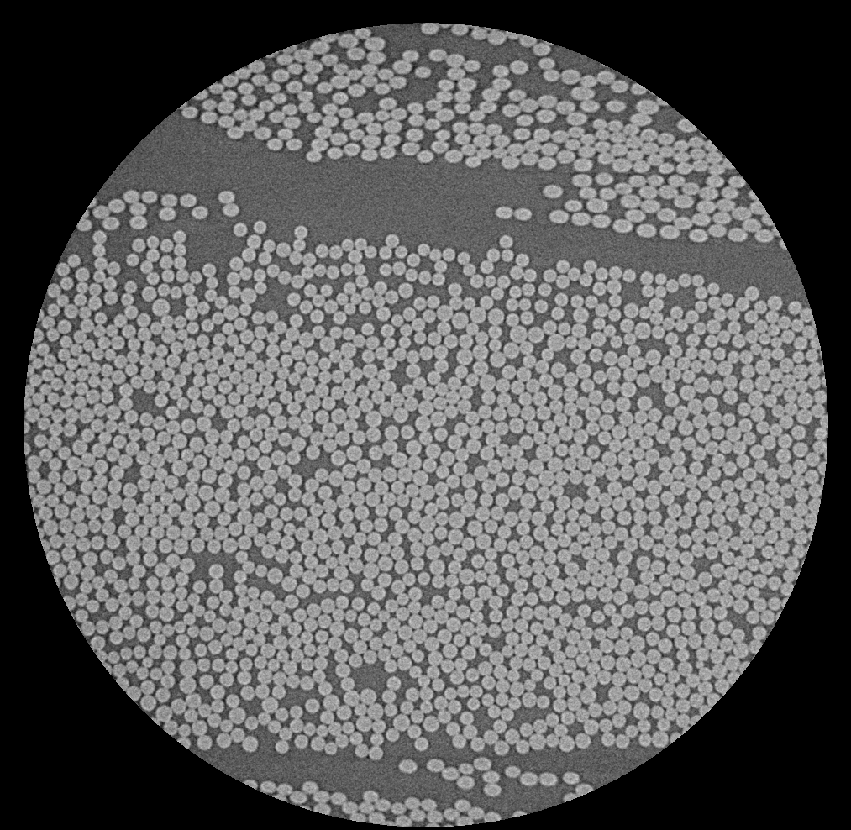
#> input picture 02506/Week04/week4/CT_lab_high_res.png, 851 x 830 px, shrunk from 1013 x 988 before the run, found by its file name
$ python feature_match_solutions.py   (older library calls are emulated)
#> lines starting #> are read from the running program, lines starting #| are printed output that depends on the picture; long printed decimals are rounded
### 02506/Week04/week04_pycode/transform.py
"""
Anders Bjorholm Dahl, abda@dtu.dk

Script to develop function to estimate transformation parameters.
"""
# transform

import numpy as np

# Function that computes the parameters
def get_transformation(p, q):
    """
    Compute the transformation parameters of hte equation:
        q = s*R@p + t

    Parameters
    ----------
    p : numpy array
        2 x n array of points.
    q : numpy array
        2 x n array of points. p and q corresponds.

    Returns
    -------
    R : numpy array
        2 x 2 rotation matrix.
    t : numpy array
        2 x 1 translation matrix.
    s : float
        scale parameter.

    """
    m_p = np.mean(p, axis=1, keepdims=True)
    m_q = np.mean(q, axis=1, keepdims=True)
    s = np.linalg.norm(q - m_q) / np.linalg.norm(p - m_p)

    C = (q - m_q) @ (p - m_p).T
    U, S, V = np.linalg.svd(C)

    R_ = U @ V
    R = R_ @ np.array([[1, 0], [0, np.linalg.det(R_)]])

    t = m_q - s * R @ m_p
    return R, t, s


# Robust transformation


def get_robust_transformation(p, q, thres=3):
    """
    Compute the transformation parameters of hte equation:
        q = s*R@p + t

    Parameters
    ----------
    p : numpy array
        2 x n array of points.
    q : numpy array
        2 x n array of points. p and q corresponds.

    Returns
    -------
    R : numpy array
        2 x 2 rotation matrix.
    t : numpy array
        2 x 1 translation matrix.
    s : float
        scale parameter.
    idx : numpy array
        index of the points in p and q that are inliers in the robust match

    """

    R, t, s = get_transformation(p, q)

    q_1 = s * R @ p + t
    d = np.linalg.norm(q - q_1, axis=0)
    idx = np.where(d < thres)[0]

    R, t, s = get_transformation(p[:, idx], q[:, idx])

    return R, t, s, idx

### 02506/Week04/week04_pycode/blob.py
#!/usr/bin/env python3
# -*- coding: utf-8 -*-
"""
Anders Bjorholm Dahl
abda@dtu.dk
2020
"""
# blob

import numpy as np
import skimage.feature
import cv2

# Gaussian derivatives


def getGaussDerivative(t):
    """
    Computes kernels of Gaussian and its derivatives.
    Parameters
    ----------
    t : float
        Vairance - t.

    Returns
    -------
    g : numpy array
        Gaussian.
    dg : numpy array
        First order derivative of Gaussian.
    ddg : numpy array
        Second order derivative of Gaussian
    dddg : numpy array
        Third order derivative of Gaussian.

    """

    kSize = 5
    s = np.sqrt(t)
    x = np.arange(int(-np.ceil(s * kSize)), int(np.ceil(s * kSize)) + 1)
    x = np.reshape(x, (-1, 1))
    g = np.exp(-(x**2) / (2 * t))
    g = g / np.sum(g)
    dg = -x / t * g
    ddg = -g / t - x / t * dg
    dddg = -2 * dg / t - x / t * ddg
    return g, dg, ddg, dddg


# Show circles
def getCircles(coord, scale):
    """
    Comptue circle coordinages

    Parameters
    ----------
    coord : numpy array
        2D array of coordinates.
    scale : numpy array
        scale of individual blob (t).

    Returns
    -------
    circ_x : numpy array
        x coordinates of circle. Each column is one circle.
    circ_y : numpy array
        y coordinates of circle. Each column is one circle.

    """
    theta = np.arange(0, 2 * np.pi, step=np.pi / 100)
    theta = np.append(theta, 0)
    circ = np.array((np.cos(theta), np.sin(theta)))
    n = coord.shape[0]
    m = circ.shape[1]
    circ_y = (
        np.sqrt(2 * scale) * circ[[0], :].T * np.ones((1, n))
        + np.ones((m, 1)) * coord[:, [0]].T
    )
    circ_x = (
        np.sqrt(2 * scale) * circ[[1], :].T * np.ones((1, n))
        + np.ones((m, 1)) * coord[:, [1]].T
    )
    return circ_x, circ_y


# Function for detecting fibers
def detectFibers(im, diameterLimit, stepSize, tCenter, thresMagnitude):
    """
    Detects fibers in images by finding maxima of Gaussian smoothed image

    Parameters
    ----------
    im : numpy array
        Image.
    diameterLimit : numpy array
        2 x 1 vector of limits of diameters of the fibers (in pixels).
    stepSize : float
        step size in pixels.
    tCenter : float
        Scale of the Gaussian for center detection.
    thresMagnitude : float
        Threshold on blob magnitude.

    Returns
    -------
    coord : TYPE
        DESCRIPTION.
    scale : TYPE
        DESCRIPTION.

    """

    radiusLimit = diameterLimit / 2
    radiusSteps = np.arange(radiusLimit[0], radiusLimit[1] + 0.1, stepSize)
    tStep = radiusSteps**2 / np.sqrt(2)

    r, c = im.shape
    n = tStep.shape[0]
    L_blob_vol = np.zeros((r, c, n))
    for i in range(0, n):
        g, dg, ddg, dddg = getGaussDerivative(tStep[i])
        L_blob_vol[:, :, i] = tStep[i] * (
            cv2.filter2D(cv2.filter2D(im, -1, g), -1, ddg.T)
            + cv2.filter2D(cv2.filter2D(im, -1, ddg), -1, g.T)
        )
    # Detect fibre centers
    g, dg, ddg, dddg = getGaussDerivative(tCenter)
    Lg = cv2.filter2D(cv2.filter2D(im, -1, g), -1, g.T)

    coord = skimage.feature.peak_local_max(Lg, threshold_abs=thresMagnitude)

    # Find coordinates and size (scale) of fibres
    magnitudeIm = np.min(L_blob_vol, axis=2)
    scaleIm = np.argmin(L_blob_vol, axis=2)
    scales = scaleIm[coord[:, 0], coord[:, 1]]
    magnitudes = -magnitudeIm[coord[:, 0], coord[:, 1]]
    idx = np.where(magnitudes > thresMagnitude)
    coord = coord[idx[0], :]
    scale = tStep[scales[idx[0]]]
    return coord, scale

### 02506/Week04/week04_pycode/feature_match_solutions.py
"""
Anders Bjorholm Dahl, abda@dtu.dk

Script to match images based on SIFT features.
"""
# feature_match_solutions

import numpy as np
import cv2
import matplotlib.pyplot as plt
import scipy.ndimage
import transform

#%% Read two images to test the matching properties (default from documentation)
path = "../../../course-material/Data/week4/"  # Replace with your own path

im1 = cv2.imread(path + "CT_lab_high_res.png", cv2.IMREAD_GRAYSCALE)  # queryImage
#> im1 is the input picture: shape (830, 851); min 0, max 220, mean 93.5
im2 = cv2.imread(path + "CT_lab_low_res.png", cv2.IMREAD_GRAYSCALE)  # trainImage
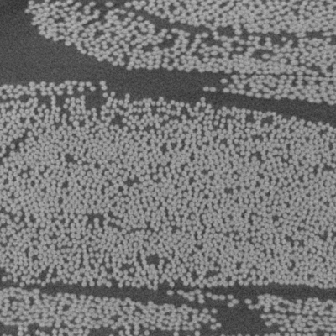
#> input picture 02506/Week04/week4/CT_lab_low_res.png, 336 x 336 px, shrunk from 400 x 400 before the run, found by its file name
#> im2 is the input picture: shape (336, 336); min 46, max 188, mean 119.6

# Initiate SIFT detector
sift = cv2.SIFT_create()

# find the keypoints and descriptors with SIFT
kp1, des1 = sift.detectAndCompute(im1, None)
#> kp1 = 15568 keypoints; strongest (x, y, size): (752, 194, 4.4), (556, 593, 2.7), (557, 332, 2.6), (782, 243, 4)
kp2, des2 = sift.detectAndCompute(im2, None)
#> kp2 = 5103 keypoints; strongest (x, y, size): (120, 189, 3.6), (225, 90, 3.2), (22, 120, 3.8), (16, 167, 2.4)

# BFMatcher with default params
bf = cv2.BFMatcher()
matches = bf.knnMatch(des1, des2, k=2)
#> matches = 15568 matches

# Apply ratio test
good = []
for m, n in matches:
    # Apply the Lowe criterion best should be closer than second best
    if m.distance / (n.distance + 10e-10) < 0.6:
        good.append([m])
#> after the loop, good = 265 matches

# cv.drawMatchesKnn expects list of lists as matches.
img3 = cv2.drawMatchesKnn(
    im1, kp1, im2, kp2, good, None, flags=cv2.DrawMatchesFlags_NOT_DRAW_SINGLE_POINTS
)
plt.imshow(img3), plt.show()


#%% Match SIFT - function to extract the coordinates of matching points

# Parameters that can be extracted from keypoints
# keypoint.pt[0],
# keypoint.pt[1],
# keypoint.size,
# keypoint.angle,
# keypoint.response,
# keypoint.octave,
# keypoint.class_id,


def match_SIFT(im1, im2, thres=0.6):

    # Initiate SIFT detector
#> called with thres = 0.1
    sift = cv2.SIFT_create()

    # find the keypoints and descriptors with SIFT
    kp1, des1 = sift.detectAndCompute(im1, None)
    kp2, des2 = sift.detectAndCompute(im2, None)
#> kp2 = 4886 keypoints; strongest (x, y, size): (128, 300, 2.3), (9, 332, 2.2), (373, 103, 1.8), (271, 343, 2.5)

    # BFMatcher with default params
    bf = cv2.BFMatcher()
    matches = bf.knnMatch(des1, des2, k=2)
#> matches = 15568 matches

    # Apply ratio test
    good_matches = []

    for m, n in matches:
        if m.distance / (n.distance + 10e-10) < thres:
            good_matches.append([m])
#> after the loop, good_matches = 24 matches

    # Find coordinates
    pts_im1 = [kp1[m[0].queryIdx].pt for m in good_matches]
#> pts_im1 = 24 items, first 6: (88.58, 262.4), (135.3, 310.2), (167.2, 213.2), (193.9, 556.2), (215.6, 208.4), (247.3, 693.9)
    pts_im1 = np.array(pts_im1, dtype=np.float32).T
    pts_im2 = [kp2[m[0].trainIdx].pt for m in good_matches]
#> pts_im2 = 24 items, first 6: (42.41, 349), (79.59, 334.4), (33.53, 294.1), (229, 359.6), (42.35, 266.2), (317.6, 362.4)
    pts_im2 = np.array(pts_im2, dtype=np.float32).T
    return pts_im1, pts_im2


#%% Create a test image - Rotate, scale and crop image

ang = 67
sc = 0.6
imr = scipy.ndimage.rotate(scipy.ndimage.zoom(im1, sc), ang, reshape=False)[
    50:-50, 50:-50
]
plt.imshow(imr)

#%% Plot the keypoints with very low threshold (0.1) to see what is going on

pts_im1, pts_im2 = match_SIFT(im1, imr, 0.1)


def plot_matching_keypoints(im1, im2, pts_im1, pts_im2):
    r1, c1 = im1.shape
#> r1 = 830; c1 = 851
    r2, c2 = im2.shape
#> r2 = 398; c2 = 411
    n_row = np.maximum(r1, r2)
#> n_row = 830
    n_col = c1 + c2
#> n_col = 1262
    im_comp = np.zeros((n_row, n_col))
    im_comp[:r1, :c1] = im1
    im_comp[:r2, c1 : (c1 + c2)] = im2
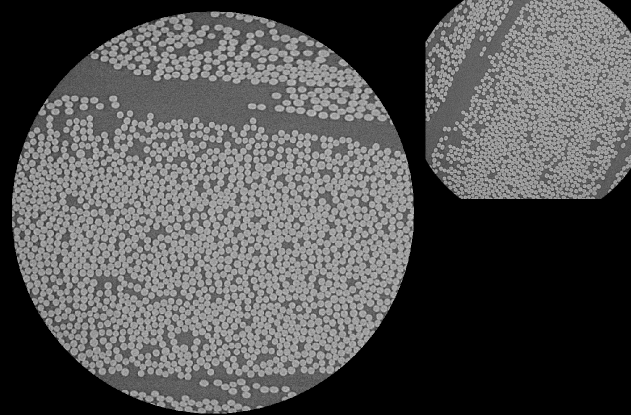
#> im_comp: shape (830, 1262) float64 (shown at 1/2 size); min 0, max 230, mean 82.4

    fig, ax = plt.subplots(1)
    ax.imshow(im_comp, cmap="gray")
    ax.plot(pts_im1[0], pts_im1[1], ".r")
    ax.plot(pts_im2[0] + c1, pts_im2[1], ".b")
    ax.plot(
        np.c_[pts_im1[0], pts_im2[0] + c1].T,
        np.c_[pts_im1[1], pts_im2[1]].T,
        "w",
        linewidth=0.5,
    )


plot_matching_keypoints(im1, imr, pts_im1, pts_im2)

#%% Plot the keypoints between image 1 and image 2

pts_im1, pts_im2 = match_SIFT(im1, im2, 0.6)
#> in match_SIFT (call 2), `kp2, des2 = sift.detectAndCompute(im2, None)`: kp2 = 5103 keypoints; strongest (x, y, size): (120, 189, 3.6), (225, 90, 3.2), (22, 120, 3.8), (16, 167, 2.4)
#> after the loop in match_SIFT (call 2), `for m, n in matches:`: good_matches = 265 matches
plot_matching_keypoints(im1, im2, pts_im1, pts_im2)
#> in plot_matching_keypoints (call 2), `im_comp[:r2, c1 : (c1 + c2)] = im2`:
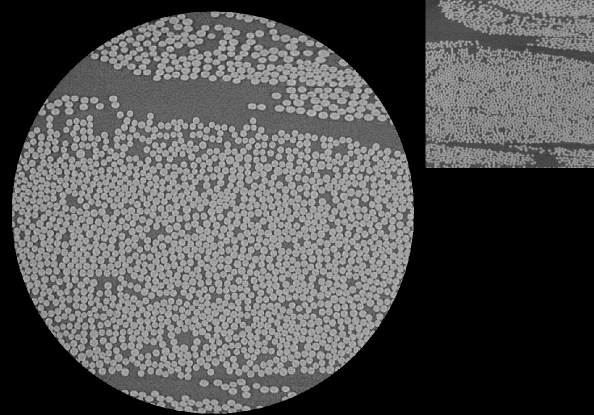
#> im_comp: shape (830, 1187) float64 (shown at 1/2 size); min 0, max 220, mean 80.7

#%% Compute the transformaions and plot them on top of each other

R, t, s = transform.get_transformation(pts_im2, pts_im1)
#> in get_transformation, `m_p = np.mean(p, axis=1, keepdims=True)`: m_p = [171.2, 162.7]
#> in get_transformation, `m_q = np.mean(q, axis=1, keepdims=True)`: m_q = [420.2, 414.2]
#> in get_transformation, `s = np.linalg.norm(q - m_q) / np.linalg.norm(p - m_p)`: s = 2.71
#> in get_transformation, `C = (q - m_q) @ (p - m_p).T`: C = [[2883390.8, 194449.6], [213449.4, 3243998.2]]
#> in get_transformation, `U, S, V = np.linalg.svd(C)`: U = [[0.409, 0.912], [0.912, -0.409]]; S = [3335931.2, 2791487.2]; V = [[0.412, 0.911], [0.911, -0.412]]
#> in get_transformation, `R_ = U @ V`: R_ = [[1, -0.0031], [0.0031, 1]]
#> in get_transformation, `t = m_q - s * R @ m_p`: t = [-42.9, -28.75]
#> R = [[1, -0.0031], [0.0031, 1]]; t = [-42.9, -28.75]; s = 2.71

print(
    f"Transformations: Rotation:\n{R}\n\nTranslation:\n{t}\n\nScale: {s}\n\nAngle: {np.arccos(R[0,0])/np.pi*180}"
)
#| Transformations: Rotation:
#| [[ 1 -0.003101]
#|  [ 0.003101  1]]
#| Translation:
#| [[-42.895]
#|  [-28.754]]
#| Scale: 2.713
#| Angle: 0.1769
pts_im1_1 = s * R @ pts_im2 + t

fig, ax = plt.subplots(1)
ax.imshow(im1)
ax.plot(pts_im1[0], pts_im1[1], ".r")
ax.plot(pts_im1_1[0], pts_im1_1[1], ".b")

#%% Robust transformation - kept points are shown in cyan and magenta

R, t, s, idx = transform.get_robust_transformation(pts_im2, pts_im1)
#> in get_robust_transformation, `R, t, s = get_transformation(p, q)`: R = [[1, -0.0031], [0.0031, 1]]; t = [-42.9, -28.75]; s = 2.71
#> in get_robust_transformation, `d = np.linalg.norm(q - q_1, axis=0)`: d = 265 values, max 11.72 at index 207, min 0.0967 at index 97, mean 1.96
#> in get_robust_transformation, `idx = np.where(d < thres)[0]`: idx = 229 values from 0 to 264
#> in get_robust_transformation, `R, t, s = get_transformation(p[:, idx], q[:, idx])`: R = [[1, -0.000363], [0.000363, 1]]; t = [-44.63, -27.71]
#> R = [[1, -0.000363], [0.000363, 1]]; t = [-44.63, -27.71]; idx = 229 values from 0 to 264

pts_im1_2 = s * R @ pts_im2 + t

fig, ax = plt.subplots(1)
ax.imshow(im1, cmap="gray")
ax.plot(pts_im1[0], pts_im1[1], ".b")
ax.plot(pts_im1_2[0], pts_im1_2[1], ".r")
ax.plot(pts_im1[0, idx], pts_im1[1, idx], ".c")
ax.plot(pts_im1_2[0, idx], pts_im1_2[1, idx], ".m")


#%% Compute the blobs in the two images and match them (optional part)
# I have read in two images, that I will match using SIFT, compute
# blobs based on the exercise week 2, and compare the matched set
# of blobs.

import blob

#%% Compute the transformation of detected fibers in one image to the other

im1 = cv2.imread(path + "CT_lab_high_res.png", cv2.IMREAD_GRAYSCALE)  # queryImage
im2 = cv2.imread(path + "CT_lab_med_res.png", cv2.IMREAD_GRAYSCALE)  # trainImage
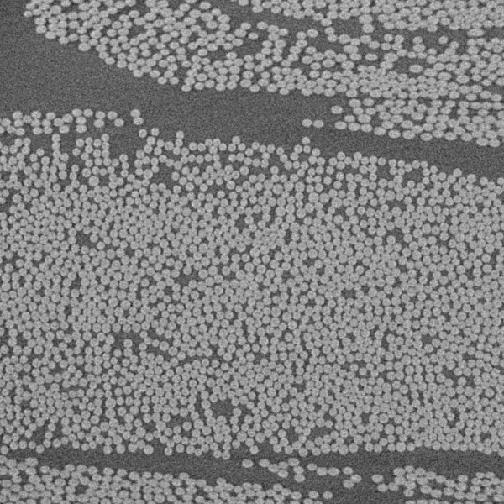
#> input picture 02506/Week04/week4/CT_lab_med_res.png, 504 x 504 px, shrunk from 600 x 600 before the run, found by its file name
#> im2 is the input picture: shape (504, 504); min 35, max 215, mean 128.8

pts_im1, pts_im2 = match_SIFT(im1, im2, 0.6)
#> in match_SIFT (call 3), `kp2, des2 = sift.detectAndCompute(im2, None)`: kp2 = 8480 keypoints; strongest (x, y, size): (369, 226, 1.9), (130, 215, 2.7), (245, 156, 2), (131, 305, 2)
#> after the loop in match_SIFT (call 3), `for m, n in matches:`: good_matches = 622 matches
plot_matching_keypoints(im1, im2, pts_im1, pts_im2)


R, t, s, idx = transform.get_robust_transformation(pts_im2, pts_im1)
#> R = [[1, -0.000268], [0.000268, 1]]; t = [9.02, 13.34]; s = 1.62; idx = 550 values from 0 to 621

pts_im1_3 = s * R @ pts_im2 + t

fig, ax = plt.subplots(1)
ax.imshow(im1, cmap="gray")
ax.plot(pts_im1[0], pts_im1[1], ".b")
ax.plot(pts_im1_3[0], pts_im1_3[1], ".r")
ax.plot(pts_im1[0, idx], pts_im1[1, idx], ".c")
ax.plot(pts_im1_3[0, idx], pts_im1_3[1, idx], ".m")

#%% Detect blobs in image 1

# Radius limit
diameterLimit = np.array([10, 25])
stepSize = 0.3

# Parameter for Gaussian to detect center point
tCenter = 20

# Parameter for finding maxima over Laplacian in scale-space
thresMagnitude = 8

# Detect fibres
coord1, scale1 = blob.detectFibers(
    im1.astype(np.float), diameterLimit, stepSize, tCenter, thresMagnitude
)
#> in detectFibers, `coord = skimage.feature.peak_local_max(Lg, threshold_abs=thresMagnitude)`: coord = 1787 pairs, first value 29 to 818, second value 34 to 820
#> in detectFibers, `scales = scaleIm[coord[:, 0], coord[:, 1]]`: scales = 1787 values, max 25 at index 13, min 0 at index 2, mean 1.86
#> in detectFibers, `magnitudes = -magnitudeIm[coord[:, 0], coord[:, 1]]`: magnitudes = 1787 values, max 68.97 at index 1721, min 0.795 at index 1760, mean 25.71
#> in detectFibers, `coord = coord[idx[0], :]`: coord = 1732 pairs, first value 29 to 818, second value 34 to 820
#> in detectFibers, `scale = tStep[scales[idx[0]]]`: scale = 1732 values, max 110.5 at index 13, min 17.68 at index 2, mean 23.51
#> coord1 has the same summary as coord in detectFibers; scale1 has the same summary as scale in detectFibers

# Plot detected fibres
fig, ax = plt.subplots(1, 1, figsize=(10, 10), sharex=True, sharey=True)
ax.imshow(im1, cmap="gray")
ax.plot(coord1[:, 1], coord1[:, 0], "r.")
circ1_x, circ1_y = blob.getCircles(coord1, scale1)
plt.plot(circ1_x, circ1_y, "r")

#%% Detect blobs in image 2

# Radius limit
diameterLimit = np.array([6, 15])
stepSize = 0.15

# Parameter for Gaussian to detect center point
tCenter = 6

# Parameter for finding maxima over Laplacian in scale-space
thresMagnitude = 10

# Detect fibres
coord2, scale2 = blob.detectFibers(
    im2.astype(np.float), diameterLimit, stepSize, tCenter, thresMagnitude
)
#> call 2 of detectFibers, with diameterLimit = array of shape (2,), stepSize = 0.15, tCenter = 6, thresMagnitude = 10
#> in detectFibers (call 2), `coord = skimage.feature.peak_local_max(Lg, threshold_abs=thresMagnitude)`: coord = 2343 pairs, first value 1 to 501, second value 1 to 501
#> in detectFibers (call 2), `scaleIm = np.argmin(L_blob_vol, axis=2)`:
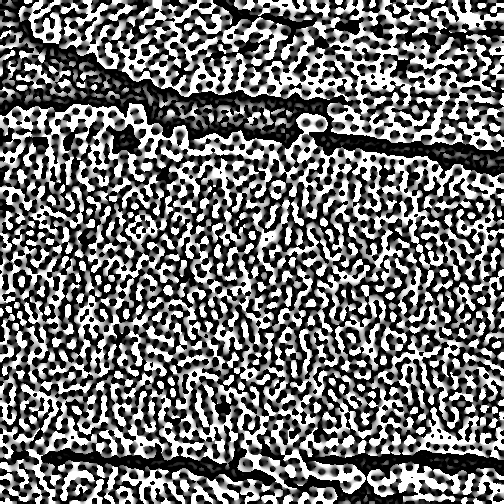
#> scaleIm: shape (504, 504) int64; min 0, max 30, mean 13.3; drawn with min black and max white
#> in detectFibers (call 2), `scales = scaleIm[coord[:, 0], coord[:, 1]]`: scales = 2343 values, max 30 at index 82, min 0 at index 21, mean 1.24
#> in detectFibers (call 2), `magnitudes = -magnitudeIm[coord[:, 0], coord[:, 1]]`: magnitudes = 2343 values, max 55.7 at index 1546, min 1.25 at index 2307, mean 25.49
#> in detectFibers (call 2), `coord = coord[idx[0], :]`: coord = 2186 pairs, first value 1 to 501, second value 1 to 501
#> in detectFibers (call 2), `scale = tStep[scales[idx[0]]]`: scale = 2186 values, max 39.77 at index 82, min 6.36 at index 21, mean 7.34
#> coord2 has the same summary as coord in detectFibers; scale2 has the same summary as scale in detectFibers

# Plot detected fibres
fig, ax = plt.subplots(1, 1, figsize=(10, 10), sharex=True, sharey=True)
ax.imshow(im2, cmap="gray")
ax.plot(coord2[:, 1], coord2[:, 0], "r.")
circ2_x, circ2_y = blob.getCircles(coord2, scale2)
#> in getCircles (call 2), `circ_x = ( np.sqrt(2 * scale) * circ[[1], :].T * np.ones((1, n)) + np...`:
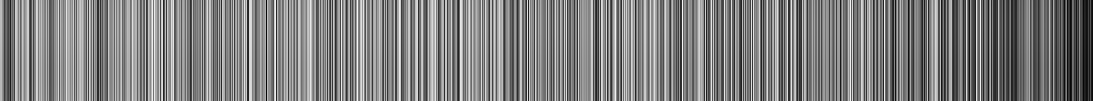
#> circ_x: shape (201, 2186) float64 (shown at 1/2 size); min -2.92, max 508.9, mean 252.6; drawn with min black and max white
plt.plot(circ2_x, circ2_y, "r")


#%% Transform the coordinates

# I have the blob detection as (row,col), but SIFT is as (x,y), so I need to reverse t
coord2_to_1 = (s * R @ coord2.T + t[[1, 0]]).T
#> coord2_to_1 = 2186 pairs, first value 14.77 to 827.3, second value 10.82 to 823.1
scale2_to_1 = s * s * scale2.T
#> scale2_to_1 = 2186 values, max 105 at index 82, min 16.8 at index 21, mean 19.37
circ2_to_1_x, circ2_to_1_y = blob.getCircles(coord2_to_1, scale2_to_1)


# Plot detected fibres
fig, ax = plt.subplots(1, 1, figsize=(10, 10), sharex=True, sharey=True)
ax.imshow(im1, cmap="gray")
ax.plot(coord1[:, 1], coord1[:, 0], "r.")
ax.plot(circ1_x, circ1_y, "r")
ax.plot(coord2_to_1[:, 1], coord2_to_1[:, 0], "g.")
ax.plot(circ2_to_1_x, circ2_to_1_y, "b")


#%% Find match within n pixels


def find_nearest(p, q, dd=3):
#> called with p = array of shape (1732, 2), q = array of shape (2186, 2), dd = 5
    idx_pq = np.zeros((p.shape[0]), dtype=np.int)
#> idx_pq = 1732 values from 0 to 0
    d_pq = np.zeros((p.shape[0])) + 10e10
#> d_pq = 1732 values from 1e+11 to 1e+11
    idx_qp = np.zeros((q.shape[0]), dtype=np.int)
#> idx_qp = 2186 values from 0 to 0
    for i in range(p.shape[0]):
        d = np.sum((q - p[i, :]) ** 2, axis=1)
        idx_pq[i] = np.argmin(d)
        d_pq[i] = d[idx_pq[i]]
#> after the loop, d_pq = 1732 values, max 1125.3 at index 1730, min 0.00336 at index 44, mean 8.87; idx_pq = 1732 values, max 2181 at index 1650, min 2 at index 4, mean 1065.7
    for i in range(q.shape[0]):
        d = np.sum((p - q[i, :]) ** 2, axis=1)
        idx_qp[i] = np.argmin(d)
#> after the loop, idx_qp = 2186 values, max 1731 at index 1686, min 0 at index 969, mean 962.1

    p_range = np.arange(0, p.shape[0])
    match = idx_qp[idx_pq] == p_range
    idx_p = p_range[match * (d_pq < dd**2)]
#> idx_p = 1644 values from 0 to 1726

    idx_q = idx_pq[match * (d_pq < dd**2)]
#> idx_q = 1644 values, max 2181 at index 1573, min 2 at index 4, mean 1082.4
    return idx_p, idx_q


idx_1, idx_2_to_1 = find_nearest(coord1, coord2_to_1, 5)
#> idx_1 = 1644 values from 0 to 1726; idx_2_to_1 has the same summary as idx_q in find_nearest

# Plot detected fibres
fig, ax = plt.subplots(1, 1, figsize=(10, 10), sharex=True, sharey=True)
ax.imshow(im1, cmap="gray")
ax.plot(coord1[idx_1, 1], coord1[idx_1, 0], "r.")
ax.plot(circ1_x[:, idx_1], circ1_y[:, idx_1], "r")
ax.plot(coord2_to_1[idx_2_to_1, 1], coord2_to_1[idx_2_to_1, 0], "g.")
ax.plot(circ2_to_1_x[:, idx_2_to_1], circ2_to_1_y[:, idx_2_to_1], "b")


#%% t-test for if the two distributions are different (they are)
import scipy.stats

print(scipy.stats.ttest_ind(scale1[idx_1], scale2_to_1[idx_2_to_1]))
#| TtestResult(statistic=8.824, pvalue=1.766508511828612e-18, df=3286.0)

min_val = np.min(np.r_[scale1[idx_1], scale2_to_1[idx_2_to_1]])
#> min_val = 16.8
max_val = np.max(np.r_[scale1[idx_1], scale2_to_1[idx_2_to_1]])
#> max_val = 110.5
h1 = np.histogram(scale1[idx_1], bins=40, range=(min_val, max_val))
h2 = np.histogram(scale2_to_1[idx_2_to_1], bins=40, range=(min_val, max_val))

# x = np.arange(min_val,max_val,step=(max_val-min_val)/50)
fig, ax = plt.subplots(1)
plt.title("Histograms of two distributions")
ax.bar(
    (h1[1][1:] + h1[1][:-1]) / 2, h1[0], width=h1[1][1] - h1[1][0], color="r", alpha=0.3
)
ax.plot((h1[1][1:] + h1[1][:-1]) / 2, h1[0], "r")
ax.bar(
    (h2[1][1:] + h2[1][:-1]) / 2, h2[0], width=h2[1][1] - h2[1][0], color="b", alpha=0.3
)
ax.plot((h2[1][1:] + h2[1][:-1]) / 2, h2[0], "b")
ax.legend(("CT large", "CT medium to large"))
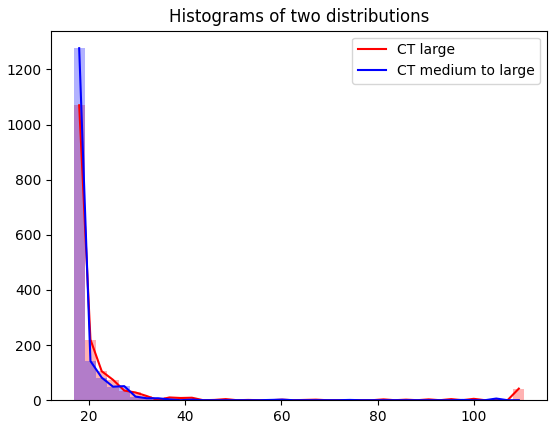
#> figure drawn by matplotlib, 1 panel; tallest bar 1070 high, from x = 16.8 to 19.14; tallest bar 1277 high, from x = 16.8 to 19.14; curve peaks at x = 17.97, y = 1070; curve peaks at x = 17.97, y = 1277
